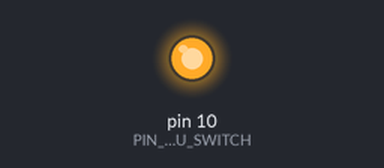
The sketch below on a simulated Arduino Uno, built with avr-gcc and run on an emulated ATmega328P. Parts: output pins drawn as LEDs (lit = HIGH).

Above: at 2.1 s.
At 2.7 s:
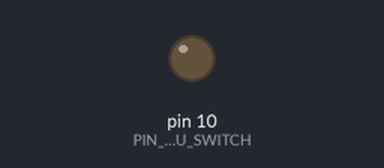
Timing chart, 0 to 4.2 s (numbered marks = the images above):
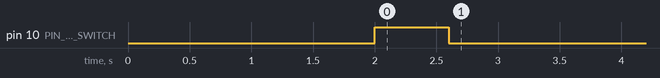

The sketch:

CPUSwitch.ino
```cpp
#define PIN_CPU_SWITCH 10

void setup() {
  // put your setup code here, to run once:
pinMode(PIN_CPU_SWITCH, OUTPUT);
digitalWrite(PIN_CPU_SWITCH, LOW);

delay(2000);
digitalWrite(PIN_CPU_SWITCH, HIGH);
delay(600);
digitalWrite(PIN_CPU_SWITCH, LOW);
}

void loop() {
  // put your main code here, to run repeatedly:

}
```
